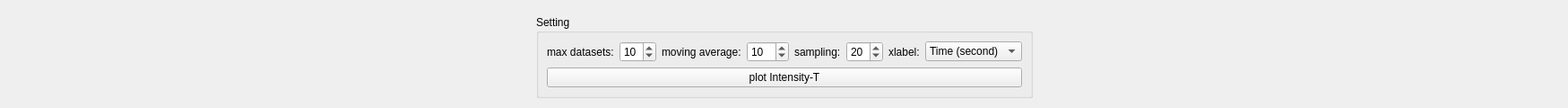
          <widget class="QWidget" name="tab_4">
           <attribute name="title">
            <string>Intensity-Time</string>
           </attribute>
           <layout class="QGridLayout" name="gridLayout_27">
            <item row="0" column="0" colspan="3">
             <widget class="PlotWidgetDev" name="pg_intt" native="true">
              <property name="sizePolicy">
               <sizepolicy hsizetype="Preferred" vsizetype="Expanding">
                <horstretch>0</horstretch>
                <verstretch>0</verstretch>
               </sizepolicy>
              </property>
             </widget>
            </item>
            <item row="1" column="0">
             <spacer name="horizontalSpacer_12">
              <property name="orientation">
               <enum>Qt::Horizontal</enum>
              </property>
              <property name="sizeHint" stdset="0">
               <size>
                <width>581</width>
                <height>20</height>
               </size>
              </property>
             </spacer>
            </item>
            <item row="1" column="1">
             <widget class="QGroupBox" name="groupBox_7">
              <property name="title">
               <string>Setting</string>
              </property>
              <layout class="QGridLayout" name="gridLayout_23">
               <item row="0" column="0">
                <widget class="QLabel" name="label_9">
                 <property name="text">
                  <string>max datasets:</string>
                 </property>
                </widget>
               </item>
               <item row="0" column="6">
                <widget class="QLabel" name="label_34">
                 <property name="text">
                  <string>xlabel:</string>
                 </property>
                </widget>
               </item>
               <item row="0" column="2">
                <widget class="QLabel" name="label_31">
                 <property name="text">
                  <string>moving average:</string>
                 </property>
                </widget>
               </item>
               <item row="0" column="4">
                <widget class="QLabel" name="label_11">
                 <property name="text">
                  <string>sampling:</string>
                 </property>
                </widget>
               </item>
               <item row="0" column="1">
                <widget class="QSpinBox" name="sb_intt_max">
                 <property name="value">
                  <number>10</number>
                 </property>
                </widget>
               </item>
               <item row="0" column="3">
                <widget class="QSpinBox" name="sb_window">
                 <property name="maximum">
                  <number>999</number>
                 </property>
                 <property name="value">
                  <number>10</number>
                 </property>
                </widget>
               </item>
               <item row="0" column="5">
                <widget class="QSpinBox" name="sb_intt_sampling">
                 <property name="value">
                  <number>20</number>
                 </property>
                </widget>
               </item>
               <item row="0" column="7">
                <widget class="QComboBox" name="intt_xlabel">
                 <item>
                  <property name="text">
                   <string>Time (second)</string>
                  </property>
                 </item>
                 <item>
                  <property name="text">
                   <string>Frame Index</string>
                  </property>
                 </item>
                </widget>
               </item>
               <item row="1" column="0" colspan="8">
                <widget class="QPushButton" name="btn_intt">
                 <property name="text">
                  <string>plot Intensity-T</string>
                 </property>
                </widget>
               </item>
              </layout>
             </widget>
            </item>
            <item row="1" column="2">
             <spacer name="horizontalSpacer_11">
              <property name="orientation">
               <enum>Qt::Horizontal</enum>
              </property>
              <property name="sizeHint" stdset="0">
               <size>
                <width>580</width>
                <height>20</height>
               </size>
              </property>
             </spacer>
            </item>
           </layout>
          </widget>
